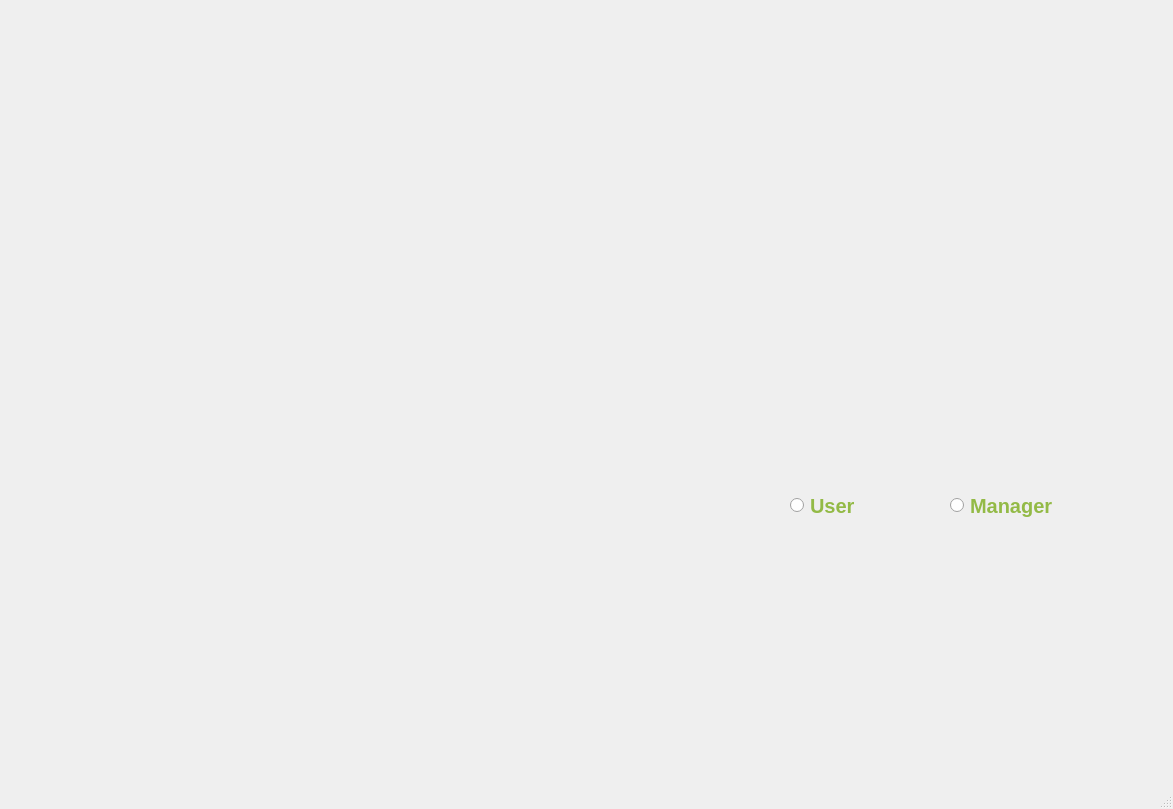
<?xml version="1.0" encoding="UTF-8"?>
<ui version="4.0">
 <class>MainWindow</class>
 <widget class="QMainWindow" name="MainWindow">
  <property name="geometry">
   <rect>
    <x>0</x>
    <y>0</y>
    <width>1173</width>
    <height>809</height>
   </rect>
  </property>
  <property name="windowTitle">
   <string>MainWindow</string>
  </property>
  <widget class="QWidget" name="centralwidget">
   <widget class="QLabel" name="label">
    <property name="geometry">
     <rect>
      <x>0</x>
      <y>0</y>
      <width>1171</width>
      <height>761</height>
     </rect>
    </property>
    <property name="text">
     <string/>
    </property>
    <property name="pixmap">
     <pixmap>../image/log in.png</pixmap>
    </property>
    <property name="scaledContents">
     <bool>true</bool>
    </property>
   </widget>
   <widget class="QPushButton" name="pushButtonLogin">
    <property name="geometry">
     <rect>
      <x>780</x>
      <y>550</y>
      <width>141</width>
      <height>51</height>
     </rect>
    </property>
    <property name="text">
     <string/>
    </property>
    <property name="flat">
     <bool>true</bool>
    </property>
   </widget>
   <widget class="QLineEdit" name="lineEditLoginName">
    <property name="geometry">
     <rect>
      <x>790</x>
      <y>330</y>
      <width>301</width>
      <height>31</height>
     </rect>
    </property>
    <property name="font">
     <font>
      <pointsize>12</pointsize>
     </font>
    </property>
    <property name="styleSheet">
     <string notr="true">QLineEdit {
    background: transparent;
    border: none;
}</string>
    </property>
   </widget>
   <widget class="QLineEdit" name="lineEditPassword">
    <property name="geometry">
     <rect>
      <x>790</x>
      <y>430</y>
      <width>291</width>
      <height>31</height>
     </rect>
    </property>
    <property name="font">
     <font>
      <pointsize>12</pointsize>
     </font>
    </property>
    <property name="styleSheet">
     <string notr="true">QLineEdit {
    background: transparent;
    border: none;
}</string>
    </property>
    <property name="echoMode">
     <enum>QLineEdit::Password</enum>
    </property>
   </widget>
   <widget class="QRadioButton" name="radioButtoUser">
    <property name="geometry">
     <rect>
      <x>790</x>
      <y>490</y>
      <width>121</width>
      <height>31</height>
     </rect>
    </property>
    <property name="font">
     <font>
      <pointsize>15</pointsize>
      <weight>75</weight>
      <bold>true</bold>
     </font>
    </property>
    <property name="styleSheet">
     <string notr="true">color: rgb(147, 186, 70);</string>
    </property>
    <property name="text">
     <string>User</string>
    </property>
   </widget>
   <widget class="QRadioButton" name="radioButtonManager">
    <property name="geometry">
     <rect>
      <x>950</x>
      <y>490</y>
      <width>141</width>
      <height>31</height>
     </rect>
    </property>
    <property name="font">
     <font>
      <pointsize>15</pointsize>
      <weight>75</weight>
      <bold>true</bold>
     </font>
    </property>
    <property name="styleSheet">
     <string notr="true">color: rgb(147, 186, 70);</string>
    </property>
    <property name="text">
     <string>Manager</string>
    </property>
   </widget>
   <widget class="QPushButton" name="pushButtonSignUp">
    <property name="geometry">
     <rect>
      <x>950</x>
      <y>550</y>
      <width>141</width>
      <height>51</height>
     </rect>
    </property>
    <property name="text">
     <string/>
    </property>
    <property name="flat">
     <bool>true</bool>
    </property>
   </widget>
  </widget>
  <widget class="QMenuBar" name="menubar">
   <property name="geometry">
    <rect>
     <x>0</x>
     <y>0</y>
     <width>1173</width>
     <height>26</height>
    </rect>
   </property>
  </widget>
  <widget class="QStatusBar" name="statusbar"/>
 </widget>
 <resources/>
 <connections/>
</ui>
